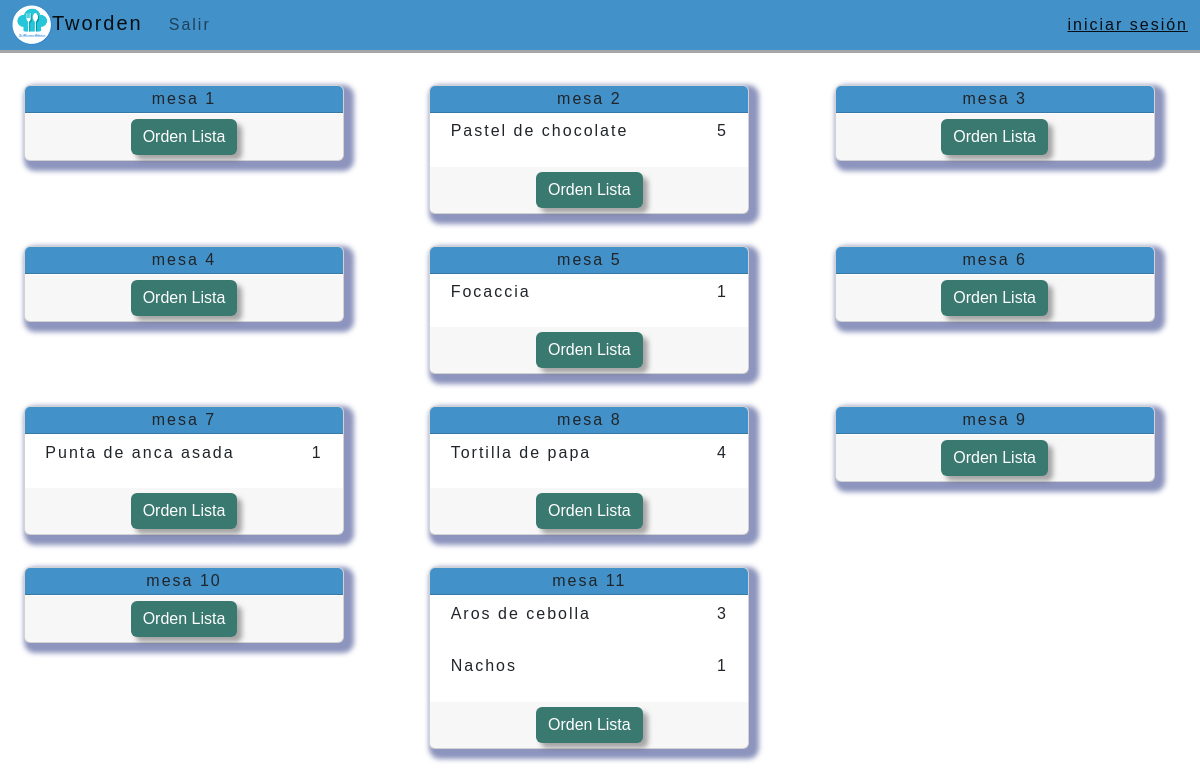
The app's page /cocinero-comandas-todas.html with its own data.
### paginas/models.py (models this page shows, shortened)
class Ordenmesa(models.Model):
    id = models.AutoField(primary_key=True)
    mesa = models.ForeignKey(Mesas, on_delete=models.CASCADE)
    date= models.DateTimeField(auto_now_add=True)

class Mesas(models.Model):
    id = models.AutoField(primary_key=True)
    nombre_mesa = models.CharField(max_length=50, blank=False, null=False)
    def __str__(self):
        return self.nombre_mesa

class Ordenmesas(models.Model):
    id = models.AutoField(primary_key=True)
    mesa= models.ForeignKey(Mesas, on_delete=models.CASCADE)
    item= models.ForeignKey(Menu, on_delete=models.CASCADE)
    cantidad= models.IntegerField(default=1)
    observacion= models.TextField(max_length=255, blank=True, null=True)

class Menu(models.Model):
    id = models.AutoField(primary_key=True)
    nombre_plato= models.CharField(max_length=155, blank=False, null=False)
    precio= models.FloatField(null=False, blank=False)
    descripcion= models.TextField(max_length=255, blank=True, null=True)
    tipo_plato= models.CharField (
        max_length=50,
        choices=[('Entrada', 'Entrada'), ('Plato Principal', 'Plato Principal'), ('Postre', 'Postre'), ('Bebida', 'Bebida'), ('Otro', 'Otro')]
    )
    def __str__(self):
        mostrar= self.nombre_plato
        return mostrar

### paginas/views.py (the view)
# urls.py: path('cocinero-comandas-todas.html', views.cocinero_todas, name='cocinero_todas'),
def cocinero_todas(request):
    orden= Ordenmesas.objects.all()
    ordenmesa= Ordenmesa.objects.all()
    context= {
        'orden': orden ,
        'ordenmesa': ordenmesa,
    }
    return render(request, 'cocinero-comandas-todas.html', context)

### paginas/templates/cocinero-comandas-todas.html (shortened to what this page needs)
{% extends "base.html" %}
{% block contenido %}
{% load static %}
<div id="todo">
  <div class="container2 mt-3">
    <div class="row row-cols-1 mt-3 row-cols-md-3 g-3">
      {% for mesa in ordenmesa %}
        <div class="col">
          <div class="card border-none mb-3" style="max-width: 20rem; min-width: 15rem;">
            <div class="card-header" id="{{order.mesa}}">
              {{mesa.mesa}} <br>
            </div>
            {% for plato in orden %}
            {%if mesa.mesa == plato.mesa %}
              <div class="card_content">
                <div class="renglon row">
                  <ul class="list-unstyled">
                    <li>
                      <div class="row renglon2">
                        <div class="col">{{plato.item}}</div>
                        <div class="col-auto">{{plato.cantidad}}</div>
                      </div>
                    </li>
                  </ul>
                </div>
              </div>
            {%endif%}
            {%endfor%}
            <div class="card-footer border-white">
              <div class="iconfooter2">
                <a href=""><button type="button" class="btn expandir btn-primary">Orden Lista</button></a>
              </div>
            </div>
          </div>
        </div>
      {% endfor %}
    </div>
</div>
{% endblock %}

### paginas/static/CSS/base.css (style rules this page uses)
* { margin: 0; }
html { width: 100%; height: 100% ; }
body { left: 0; top: 0; width: 100%; height: 100%; background-image: url(/static/img/fondo1.jpg); background-repeat: no-repeat; background-attachment: fixed; background-size: cover; font-family:'Gill Sans', 'Gill Sans MT', Calibri, 'Trebuchet MS', sans-serif; padding: 0px; letter-spacing: 2px; font-size: 1em; }
#todo { width: 100%; position: fixed; top: 53px; bottom: 0; overflow: auto; overflow-x: hidden }
.btn-primary { background: rgb(58, 121, 112); margin: 15px 5px; box-shadow: 5px 5px 5px 0 rgba(83, 83, 83, 0.5); border: none; color: rgb(255, 255, 255) }

### paginas/static/CSS/mesas.css (style rules this page uses)
.card { box-shadow: 5px 5px 5px 5px rgba(27, 41, 124, 0.5); }
.card-footer { width: 100%; padding: 5px 3px; }

### paginas/static/CSS/cocina.css (style rules this page uses)
.container2 { position: relative; margin:auto; left: 2%; max-width: 1200px; }
.card { box-shadow: 5px 5px 5px 5px rgba(27, 41, 124, 0.5); }
.card-header { background-color: #4291c9; padding: 1px 3px; text-align: center; }
.card-footer { width: 100%; padding: 5px 3px; }
.card_content { max-height: 12rem; overflow: auto; overflow-x: hidden; }
.renglon { padding: 2%; }
.iconfooter2 { text-align: center; }
.expandir { margin: 0; }
.renglon2 { margin: auto; padding: 0 0; }
.renglon2 .col { white-space: nowrap; overflow: hidden; text-overflow: ellipsis; max-width: 90% }
li { margin: 0 2px; }

### records on screen
Ordenmesa: mesa "mesa 1"
Ordenmesa: mesa "mesa 2"
Ordenmesas: item "Pastel de chocolate", cantidad "5"
Ordenmesa: mesa "mesa 3"
Ordenmesa: mesa "mesa 4"
Ordenmesa: mesa "mesa 5"
Ordenmesas: item "Focaccia", cantidad "1"
Ordenmesa: mesa "mesa 6"
Ordenmesa: mesa "mesa 7"
Ordenmesas: item "Punta de anca asada", cantidad "1"
Ordenmesa: mesa "mesa 8"
Ordenmesas: item "Tortilla de papa", cantidad "4"
Ordenmesa: mesa "mesa 9"
Ordenmesa: mesa "mesa 10"
Ordenmesa: mesa "mesa 11"
Ordenmesas: item "Aros de cebolla", cantidad "3"
Ordenmesas: item "Nachos", cantidad "1"
